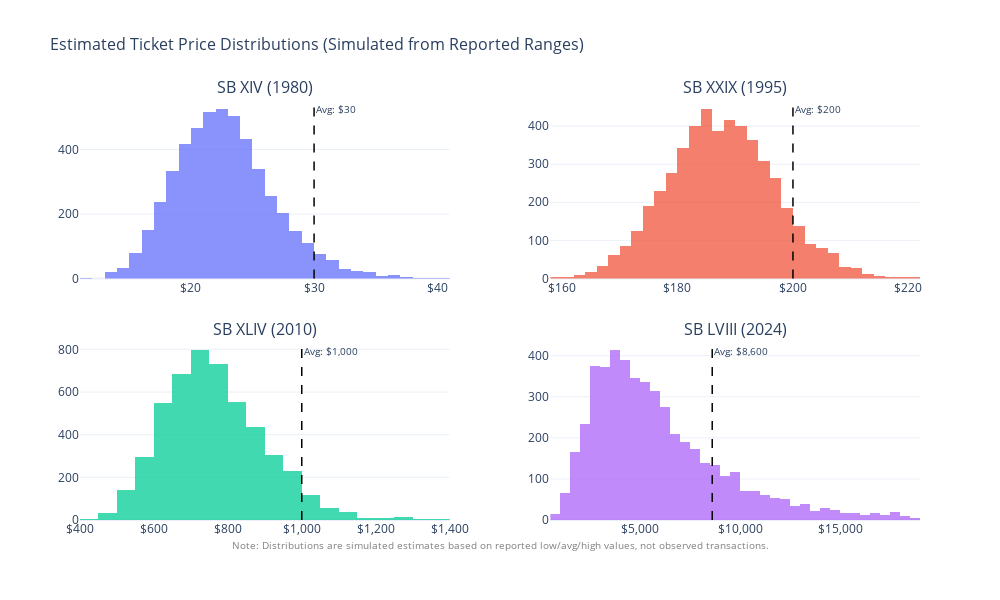

The code cell stored with this chart in its notebook:
### Markdown cell above
---
## Chart 3a: Estimated Price Distributions by Year

### Why Simulate Distributions?

Historical Super Bowl ticket data gives us only 1-3 price points per year (low, average, high). To visualize how ticket prices might be *distributed* across seating tiers, we simulate using a **log-normal distribution**.

Why log-normal?
1. **Floor above zero** — tickets always cost something
2. **Right-skewed** — many cheaper seats, few premium seats at the high end
3. **No hard ceiling** — VIP and resale prices can reach extreme highs

We fit the distribution using the reported low, average, and high values, then generate 5,000 simulated price points.

> **Caveat:** These are **estimates**, not observed transaction data. They illustrate the *likely shape* of the price distribution, not exact values. Always label simulated data clearly in any publication.

### Code cell
def simulate_tier_distribution(low, high, avg, n=5000, seed=42):
    """
    Simulate a log-normal price distribution given reported low, avg, high.
    
    Parameters:
        low: lowest reported face value tier
        high: highest reported face value tier
        avg: reported average price
        n: number of samples
        seed: random seed for reproducibility
    """
    rng = np.random.default_rng(seed)
    
    # Use the midpoint of low/high as the log-mean anchor (more stable than avg
    # which can be skewed by resale data in recent years)
    midpoint = (low + high) / 2
    log_mean = np.log(max(midpoint, 1))
    if high > low and high > 0:
        log_std = (np.log(max(high, 1)) - np.log(max(low, 1))) / 4
    else:
        log_std = 0.3  # Default modest spread for single-tier years
    
    log_std = max(log_std, 0.05)  # Prevent zero-width distributions
    
    samples = rng.lognormal(mean=log_mean, sigma=log_std, size=n)
    # Soft filter: discard extreme outliers instead of hard clipping
    # (hard clipping creates artificial spikes at boundaries)
    mask = (samples >= low * 0.5) & (samples <= high * 2.0)
    samples = samples[mask]
    return samples


selected_years = [1980, 1995, 2010, 2024]
selected_data = [df[df['year'] == yr].iloc[0] for yr in selected_years]
subplot_titles = [f"SB {row['sb_roman']} ({row['year']})" for row in selected_data]

fig = make_subplots(rows=2, cols=2, subplot_titles=subplot_titles,
                    horizontal_spacing=0.12, vertical_spacing=0.15)

hist_colors = ['#636EFA', '#EF553B', '#00CC96', '#AB63FA']

for i, (yr, row_data) in enumerate(zip(selected_years, selected_data)):
    samples = simulate_tier_distribution(
        row_data['face_value_low'], row_data['face_value_high'],
        row_data['avg_ticket_price'], seed=42 + i
    )
    r, c = divmod(i, 2)
    
    fig.add_trace(go.Histogram(
        x=samples, nbinsx=40,
        marker_color=hist_colors[i], opacity=0.75,
        name=f'{yr}', showlegend=True,
        hovertemplate='$%{x:,.0f}<br>Count: %{y}<extra></extra>'
    ), row=r+1, col=c+1)
    
    # Vertical line at reported average
    fig.add_vline(
        x=row_data['avg_ticket_price'],
        line_dash="dash", line_color="black", line_width=1.5,
        annotation_text=f"Avg: ${row_data['avg_ticket_price']:,.0f}",
        annotation_font_size=10,
        row=r+1, col=c+1
    )
    
    fig.update_xaxes(tickformat='$,.0f', row=r+1, col=c+1)

fig.update_layout(
    title=dict(
        text='Estimated Ticket Price Distributions (Simulated from Reported Ranges)',
        font_size=16
    ),
    height=600, width=1000,
    showlegend=False,
)

# Caveat footnote
fig.add_annotation(
    text="Note: Distributions are simulated estimates based on reported low/avg/high values, not observed transactions.",
    xref="paper", yref="paper", x=0.5, y=-0.08,
    showarrow=False, font=dict(size=10, color="gray")
)

fig.show()
fig.write_image(EXPORT_DIR / "histogram_selected_years.png", scale=2)

### Figure 1 — Plotly figure (JSON) as saved in the notebook; plotly's stock layout.template omitted (floating-point values rounded to 4 significant figures; data arrays with more than 128 entries replaced by an {"elided": "..."} marker saying what was removed)
{"data": [{"hovertemplate": "$%{x:,.0f}<br>Count: %{y}<extra></extra>", "marker": {"color": "#636EFA"}, "name": "1980", "nbinsx": 40, "opacity": 0.75, "showlegend": true, "type": "histogram", "x": {"elided": "5000 float values"}, "xaxis": "x", "yaxis": "y"}, {"hovertemplate": "$%{x:,.0f}<br>Count: %{y}<extra></extra>", "marker": {"color": "#EF553B"}, "name": "1995", "nbinsx": 40, "opacity": 0.75, "showlegend": true, "type": "histogram", "x": {"elided": "5000 float values"}, "xaxis": "x2", "yaxis": "y2"}, {"hovertemplate": "$%{x:,.0f}<br>Count: %{y}<extra></extra>", "marker": {"color": "#00CC96"}, "name": "2010", "nbinsx": 40, "opacity": 0.75, "showlegend": true, "type": "histogram", "x": {"elided": "5000 float values"}, "xaxis": "x3", "yaxis": "y3"}, {"hovertemplate": "$%{x:,.0f}<br>Count: %{y}<extra></extra>", "marker": {"color": "#AB63FA"}, "name": "2024", "nbinsx": 40, "opacity": 0.75, "showlegend": true, "type": "histogram", "x": {"elided": "4931 float values"}, "xaxis": "x4", "yaxis": "y4"}], "layout": {"annotations": [{"font": {"size": 16}, "showarrow": false, "text": "SB XIV (1980)", "x": 0.22, "xanchor": "center", "xref": "paper", "y": 1.0, "yanchor": "bottom", "yref": "paper"}, {"font": {"size": 16}, "showarrow": false, "text": "SB XXIX (1995)", "x": 0.78, "xanchor": "center", "xref": "paper", "y": 1.0, "yanchor": "bottom", "yref": "paper"}, {"font": {"size": 16}, "showarrow": false, "text": "SB XLIV (2010)", "x": 0.22, "xanchor": "center", "xref": "paper", "y": 0.425, "yanchor": "bottom", "yref": "paper"}, {"font": {"size": 16}, "showarrow": false, "text": "SB LVIII (2024)", "x": 0.78, "xanchor": "center", "xref": "paper", "y": 0.425, "yanchor": "bottom", "yref": "paper"}, {"font": {"size": 10}, "showarrow": false, "text": "Avg: $30", "x": 30, "xanchor": "left", "xref": "x", "y": 1, "yanchor": "top", "yref": "y domain"}, {"font": {"size": 10}, "showarrow": false, "text": "Avg: $200", "x": 200, "xanchor": "left", "xref": "x2", "y": 1, "yanchor": "top", "yref": "y2 domain"}, {"font": {"size": 10}, "showarrow": false, "text": "Avg: $1,000", "x": 1000, "xanchor": "left", "xref": "x3", "y": 1, "yanchor": "top", "yref": "y3 domain"}, {"font": {"size": 10}, "showarrow": false, "text": "Avg: $8,600", "x": 8600, "xanchor": "left", "xref": "x4", "y": 1, "yanchor": "top", "yref": "y4 domain"}, {"font": {"color": "gray", "size": 10}, "showarrow": false, "text": "Note: Distributions are simulated estimates based on reported low/avg/high values, not observed transactions.", "x": 0.5, "xref": "paper", "y": -0.08, "yref": "paper"}], "height": 600, "shapes": [{"line": {"color": "black", "dash": "dash", "width": 1.5}, "type": "line", "x0": 30, "x1": 30, "xref": "x", "y0": 0, "y1": 1, "yref": "y domain"}, {"line": {"color": "black", "dash": "dash", "width": 1.5}, "type": "line", "x0": 200, "x1": 200, "xref": "x2", "y0": 0, "y1": 1, "yref": "y2 domain"}, {"line": {"color": "black", "dash": "dash", "width": 1.5}, "type": "line", "x0": 1000, "x1": 1000, "xref": "x3", "y0": 0, "y1": 1, "yref": "y3 domain"}, {"line": {"color": "black", "dash": "dash", "width": 1.5}, "type": "line", "x0": 8600, "x1": 8600, "xref": "x4", "y0": 0, "y1": 1, "yref": "y4 domain"}], "showlegend": false, "title": {"font": {"size": 16}, "text": "Estimated Ticket Price Distributions (Simulated from Reported Ranges)"}, "width": 1000, "xaxis": {"anchor": "y", "domain": [0.0, 0.44], "tickformat": "$,.0f"}, "xaxis2": {"anchor": "y2", "domain": [0.56, 1.0], "tickformat": "$,.0f"}, "xaxis3": {"anchor": "y3", "domain": [0.0, 0.44], "tickformat": "$,.0f"}, "xaxis4": {"anchor": "y4", "domain": [0.56, 1.0], "tickformat": "$,.0f"}, "yaxis": {"anchor": "x", "domain": [0.575, 1.0]}, "yaxis2": {"anchor": "x2", "domain": [0.575, 1.0]}, "yaxis3": {"anchor": "x3", "domain": [0.0, 0.425]}, "yaxis4": {"anchor": "x4", "domain": [0.0, 0.425]}}}
